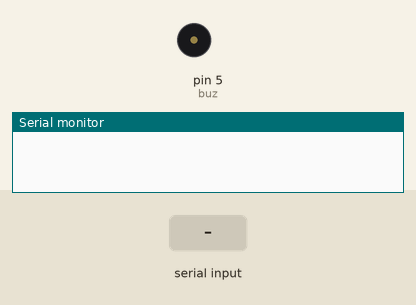
This sketch was run on a simulated Arduino Uno, built with avr-gcc and run on an emulated ATmega328P. Shown: buzzer (waves = sounding), the last lines printed to the serial monitor. The inputs (shaded band) are chosen by the test bench.

Above: at 1.2 s.
1.3 s: "90,45\n" received over Serial
At 2.5 s:
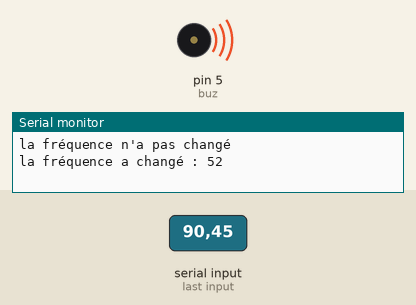
2.8 s: "5\n" received over Serial
At 4.5 s:
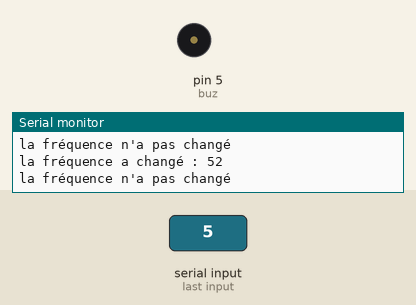
5.3 s: "30,150\n" received over Serial
At 5.8 s:
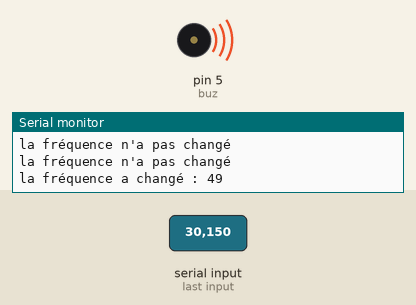
Timing chart, 0 to 8.3 s (numbered marks = the images above; inputs shaded):
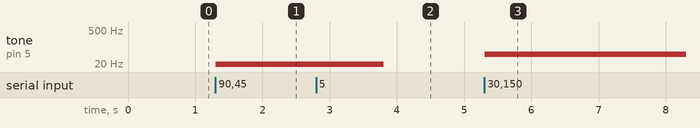

Measured:
- after the input at 1.3 s, tone on pin 5 (buz): silent → 5 Hz at once
- after the input at 2.8 s, tone on pin 5 (buz): 5 Hz → silent after 1.0 s
- after the input at 5.3 s, tone on pin 5 (buz): silent → 50 Hz at once

The sketch:

code1.ino
```cpp
const int buz=5;

void setup() {

  Serial.begin(9600);  // on prépare un port de communication série
  pinMode(buz, OUTPUT); // on met le pin digital 5 comme sortie
}

void loop() {
  // if there's any serial available, read it:
  while (Serial.available() > 0) { //on vérifie si le nombre de byte reçu est positif

    char buzzer_picked = Serial.read(); // récupéré toutes les entrées
    int buzzer_freq  = Serial.parseInt(); //récupère le premier entier trouvé

    //int buzzer_freq = buzzer_picked.toInt();
    write_and_ajust(buzzer_picked, buzzer_freq); //appel de la fonction

  }

}

// fonction permettant d'ajuster et d'afficher les valeurs entrantes
void write_and_ajust(char buzzer_picked, int frequency)
{
    if (Serial.read()=='\n'){
      tone(buz, frequency);
      //Serial.println(buzzer_freq);
      //Serial.println(frequency, HEX);
      Serial.print("la fréquence a changé : ");
      //Serial.println(buzzer_picked);
      Serial.println(buzzer_picked, DEC); //Affiche la valeur entrée en décimal
    }else{
      noTone(buz);  //Le buzzer ne sonne pas
      Serial.println("la fréquence n'a pas changé ");
    }

    //return;
}
```
